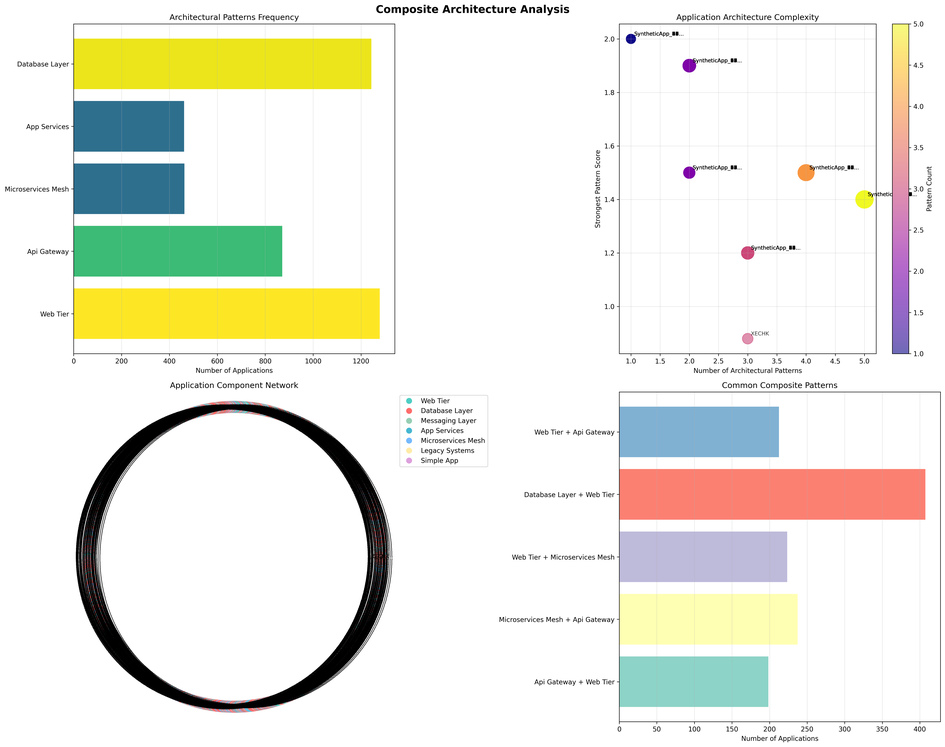
#> input picture complete_composite_analysis/XECHK_composite_patterns.png, 945 x 747 px, shrunk from 5970 x 4719 before the run
$ python debug_ocr_tool.py ../complete_composite_analysis/XECHK_composite_patterns.png
#> lines starting #> are read from the running program, lines starting #| are printed output that depends on the picture; after the words box and inside, x2 and y2 are one past the last pixel; in counts of white or black regions, pixels touching at a corner belong together
#!/usr/bin/env python3
"""
OCR Debug Tool - Troubleshoot text extraction and parsing
"""

import os
import sys
import re
from pathlib import Path

# Add current directory to path
sys.path.insert(0, str(Path(__file__).parent))

try:
    import pytesseract
    from PIL import Image
    import cv2
    import numpy as np
except ImportError as e:
    print(f"❌ Missing package: {e}")
    sys.exit(1)

class OCRDebugger:
    """Debug OCR extraction and parsing issues"""

    def __init__(self):
        self.setup_tesseract()

    def setup_tesseract(self):
        """Setup Tesseract"""
        if os.name == 'nt':  # Windows
            tesseract_path = r'C:\Program Files\Tesseract-OCR\tesseract.exe'
            if os.path.exists(tesseract_path):
                pytesseract.pytesseract.tesseract_cmd = tesseract_path

    def extract_raw_text(self, image_path, save_debug=True):
        """Extract raw text with different OCR configurations"""
        image_path = Path(image_path)
        print(f"🔍 Analyzing: {image_path.name}")
        print("-" * 50)

        # Test different OCR configurations
        configs = [
            ('Default', ''),
            ('Table Mode', '--psm 6'),
            ('Single Block', '--psm 8'),
            ('Raw Line', '--psm 13'),
            ('Table + OEM', '--oem 3 --psm 6'),
            ('High DPI', '--psm 6 -c tessedit_char_whitelist=0123456789ABCDEFGHIJKLMNOPQRSTUVWXYZabcdefghijklmnopqrstuvwxyz.:()/')
        ]

        best_text = ""
        best_config = ""
        max_length = 0

        for name, config in configs:
            try:
                # Process image
                processed_img = self.preprocess_image(image_path)

                # Extract text
                text = pytesseract.image_to_string(processed_img, config=config)
                text_length = len(text.strip())

                print(f"\n📝 {name} ({config or 'default'}):")
                print(f"   Length: {text_length} characters")
                print(f"   Lines: {len(text.strip().split(chr(10)))}")

                if text_length > max_length:
                    max_length = text_length
                    best_text = text
                    best_config = name

                # Show first few lines
                lines = text.strip().split('\n')[:5]
                for i, line in enumerate(lines):
                    if line.strip():
                        print(f"   L{i+1}: {line[:80]}{'...' if len(line) > 80 else ''}")

            except Exception as e:
                print(f"   ❌ Error: {e}")

        print(f"\n🏆 Best result: {best_config} ({max_length} chars)")

        # Save debug output
        if save_debug and best_text:
            debug_file = image_path.parent / f"debug_{image_path.stem}_ocr.txt"
            with open(debug_file, 'w', encoding='utf-8') as f:
                f.write(f"OCR Debug Output for {image_path.name}\n")
                f.write(f"Best Config: {best_config}\n")
                f.write("=" * 50 + "\n\n")
                f.write(best_text)
            print(f"💾 Debug output saved: {debug_file.name}")

        return best_text

    def preprocess_image(self, image_path):
        """Enhanced image preprocessing"""
        # Read image
        img = cv2.imread(str(image_path))
#> img is the input picture: shape (747, 945, 3); mean B, G, R 226.7, 236.3, 236.1
        if img is None:
            raise ValueError(f"Could not load image: {image_path}")

        # Convert to grayscale
        gray = cv2.cvtColor(img, cv2.COLOR_BGR2GRAY)
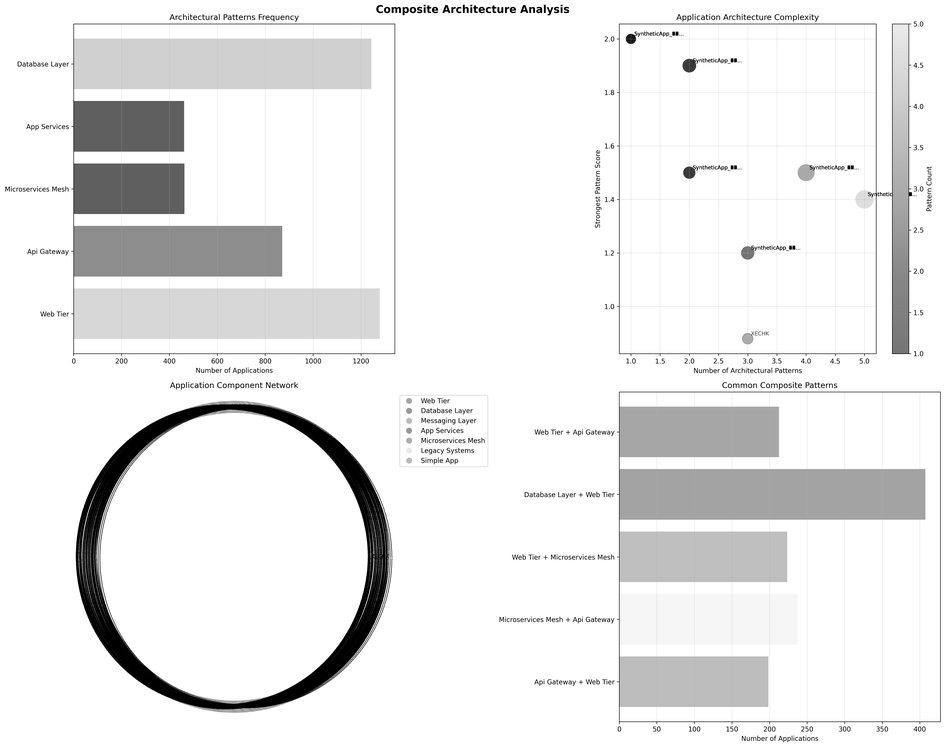
#> gray: shape (747, 945); min 0, max 255, mean 235.1

        # Multiple preprocessing approaches
        # 1. Simple threshold
        _, thresh1 = cv2.threshold(gray, 0, 255, cv2.THRESH_BINARY + cv2.THRESH_OTSU)
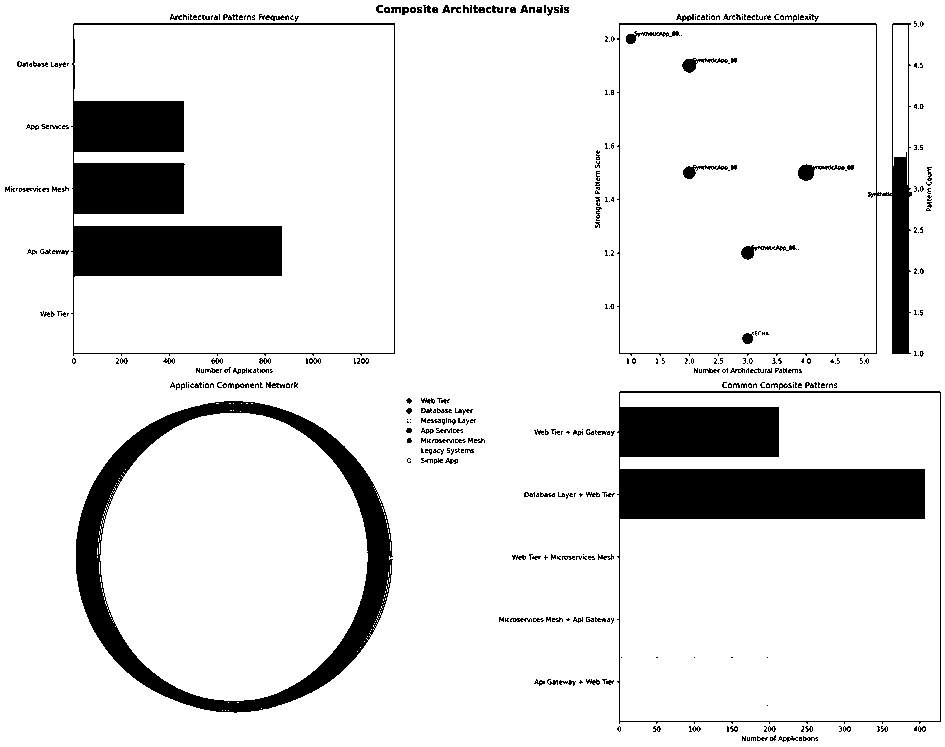
#> thresh1: shape (747, 945); 88.9% white; 407 black regions (260 under 20 px), largest, box (x1, y1, x2, y2) and area: (617, 391, 941, 724) 24855, (71, 23, 395, 356) 23317, (76, 401, 393, 713) 16836

        # 2. Adaptive threshold
        thresh2 = cv2.adaptiveThreshold(gray, 255, cv2.ADAPTIVE_THRESH_GAUSSIAN_C, cv2.THRESH_BINARY, 11, 2)
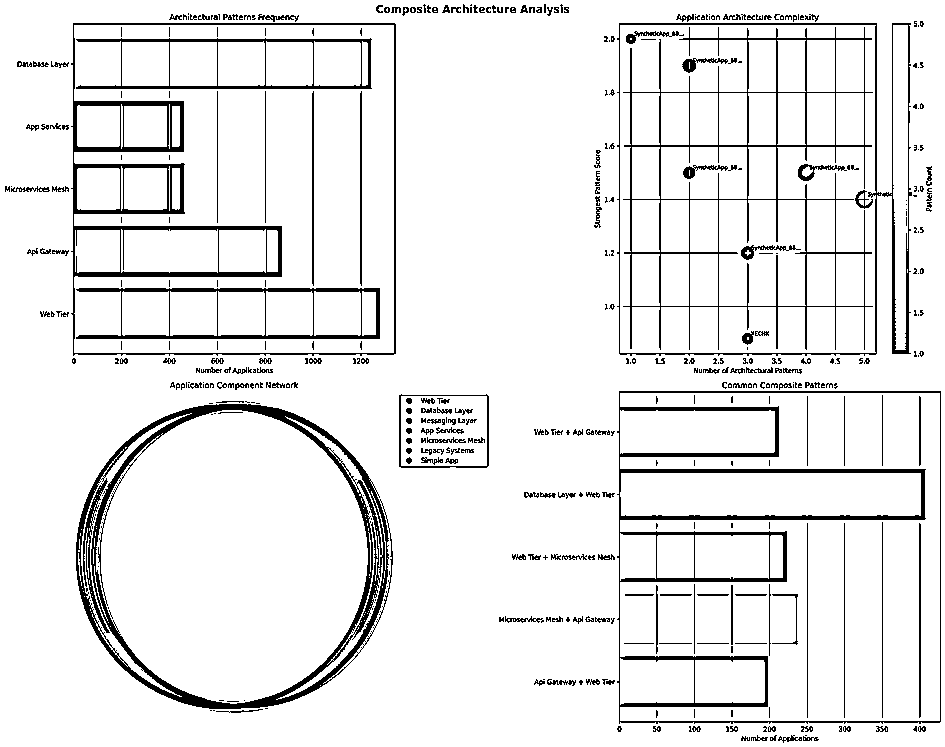
#> thresh2: shape (747, 945); 92% white; 433 black regions (225 under 20 px), largest, box (x1, y1, x2, y2) and area: (76, 404, 393, 709) 11194, (617, 391, 941, 724) 8918, (71, 23, 396, 356) 7693

        # 3. Morphological operations
        kernel = np.ones((1,1), np.uint8)
        morph = cv2.morphologyEx(thresh1, cv2.MORPH_CLOSE, kernel)

        # 4. Noise removal
        denoised = cv2.medianBlur(morph, 3)
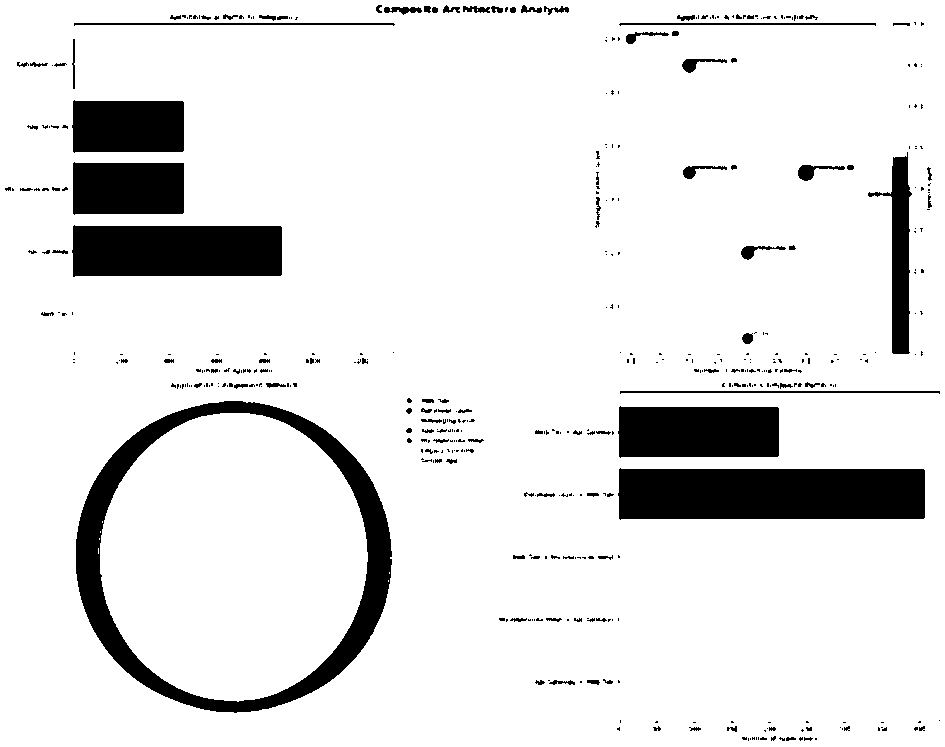
#> denoised: shape (747, 945); 89.5% white; 451 black regions (333 under 20 px), largest, box (x1, y1, x2, y2) and area: (76, 401, 392, 713) 16919, (618, 468, 925, 520) 15303, (72, 225, 282, 277) 10454

        # Return the best processed version
        return denoised

    # [86 lines left out: functions test_parsing_patterns, suggest_fixes, not called in this run]

def main():
    """Main debug function"""
    if len(sys.argv) != 2:
        print("Usage: python debug_ocr.py <image_file>")
        print("Example: python debug_ocr.py cap1.png")
        return

    image_file = sys.argv[1]

    # Look in download folder if not found
    if not os.path.exists(image_file):
        download_folder = Path(__file__).parent.parent / "download"
        image_file = download_folder / image_file

    if not os.path.exists(image_file):
        print(f"❌ Image not found: {image_file}")
        return

    debugger = OCRDebugger()

    # Extract text
    text = debugger.extract_raw_text(image_file)

    if text.strip():
        # Test parsing
        debugger.test_parsing_patterns(text)

        # Suggest fixes
        debugger.suggest_fixes(text)
    else:
        print("❌ No text extracted at all!")
        print("Check Tesseract installation and image format")

if __name__ == "__main__":
    main()
#> (the call stopped at in extract_raw_text, `text = pytesseract.image_to_string(processed_img, config=config)`: pytesseract is not available in this run)
